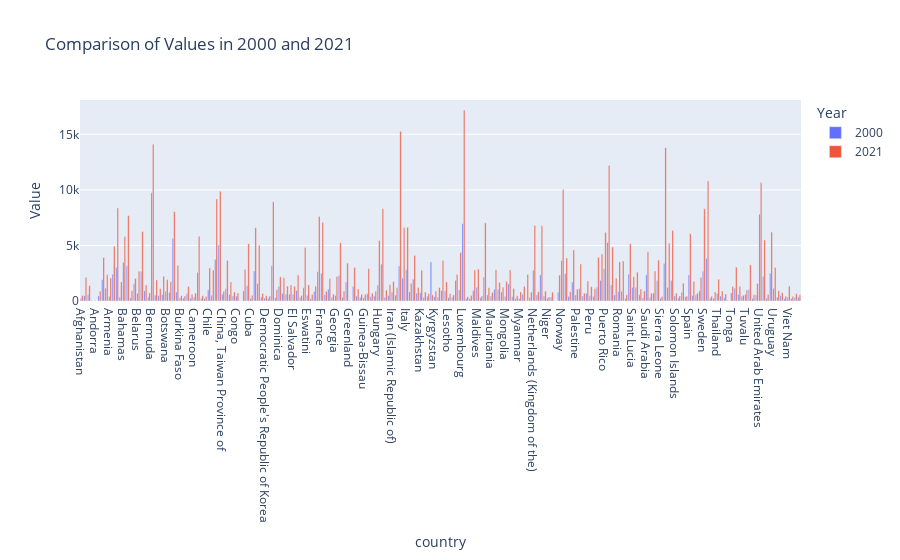

The code cell stored with this chart in its notebook:
### Markdown cell above
### Second Plot

### Code cell
fig = px.bar(df2, x='country', y=['2000', '2021'],
             title='Comparison of Values in 2000 and 2021',
             labels={'value': 'Value', 'variable': 'Year'},
             hover_data={'absolute_change': True, 'relative_change': True},
             barmode='group')

fig.show()

### Figure 1 — Plotly figure (JSON) as saved in the notebook; plotly's stock layout.template omitted (floating-point values rounded to 4 significant figures; data arrays with more than 128 entries replaced by an {"elided": "..."} marker saying what was removed)
{"data": [{"alignmentgroup": "True", "customdata": {"elided": "204x2 mixed values"}, "hovertemplate": "Year=2000<br>country=%{x}<br>Value=%{y}<br>absolute_change=%{customdata[0]}<br>relative_change=%{customdata[1]}<extra></extra>", "legendgroup": "2000", "marker": {"color": "#636efa", "pattern": {"shape": ""}}, "name": "2000", "offsetgroup": "2000", "orientation": "v", "showlegend": true, "textposition": "auto", "type": "bar", "x": {"elided": "204 str values"}, "xaxis": "x", "y": {"elided": "204 float values"}, "yaxis": "y"}, {"alignmentgroup": "True", "customdata": {"elided": "204x2 mixed values"}, "hovertemplate": "Year=2021<br>country=%{x}<br>Value=%{y}<br>absolute_change=%{customdata[0]}<br>relative_change=%{customdata[1]}<extra></extra>", "legendgroup": "2021", "marker": {"color": "#EF553B", "pattern": {"shape": ""}}, "name": "2021", "offsetgroup": "2021", "orientation": "v", "showlegend": true, "textposition": "auto", "type": "bar", "x": {"elided": "204 str values"}, "xaxis": "x", "y": {"elided": "204 float values"}, "yaxis": "y"}], "layout": {"barmode": "group", "legend": {"title": {"text": "Year"}, "tracegroupgap": 0}, "title": {"text": "Comparison of Values in 2000 and 2021"}, "xaxis": {"anchor": "y", "domain": [0, 1], "title": {"text": "country"}}, "yaxis": {"anchor": "x", "domain": [0, 1], "title": {"text": "Value"}}}}
